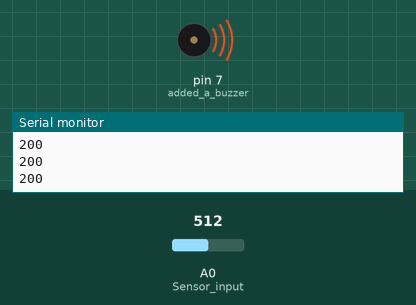
A sketch run on a simulated Arduino Uno, built with avr-gcc and run on an emulated ATmega328P. On the bench: buzzer (waves = sounding, pin HIGH), the last lines printed to the serial monitor. The test bench sets the inputs (shaded band); at power-on: A0 (Sensor_input) = 512.

Above: at 1.2 s.
1.3 s: A0 (Sensor_input) set to 320
2.8 s: A0 (Sensor_input) set to 290
At 4.0 s:
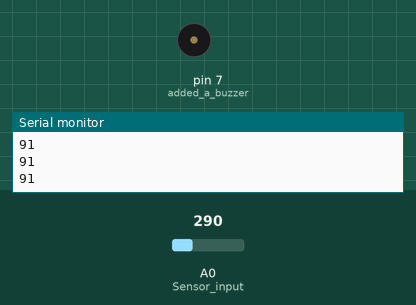
4.3 s: A0 (Sensor_input) set to 511
At 5.1 s:
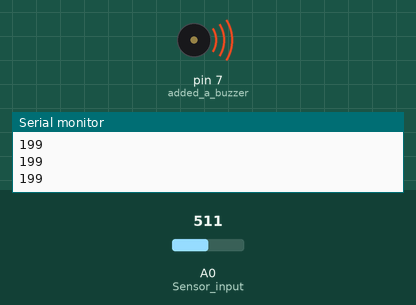
5.8 s: A0 (Sensor_input) set to 306
At 6.3 s:
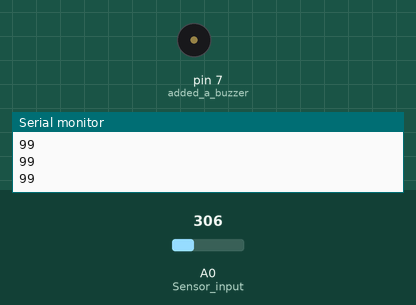
Timing chart, 0 to 8.3 s (numbered marks = the images above; inputs shaded):
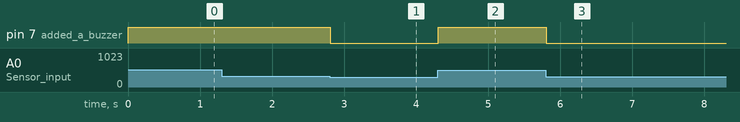

The sketch:

Temperature_sensor_with_buzzer.ino
```cpp
// C++ code
int Sensor_input= A0;//sensor input
void setup()
{
 Serial.begin(9600);
  pinMode(7,OUTPUT);//added a buzzer
}

void loop()
{
  int result=temperature();
  Serial.println(result);
  if(result<=-10 || result >100){  //condition of the buzzer
  digitalWrite(7,HIGH);
  }
  else digitalWrite(7,LOW);
}

int temperature(){
int t=analogRead(Sensor_input);
  return map(t,20,358,-40,125);// map function
}
```

Measured:
- the behaviour switches between 309 and 308 on A0 (Sensor_input) (found by bisection; images 0 and 1)
- after the input at 2.8 s, pin 7 (added_a_buzzer): HIGH → LOW at once
- after the input at 4.3 s, pin 7 (added_a_buzzer): LOW → HIGH at once
- after the input at 5.8 s, pin 7 (added_a_buzzer): HIGH → LOW at once
